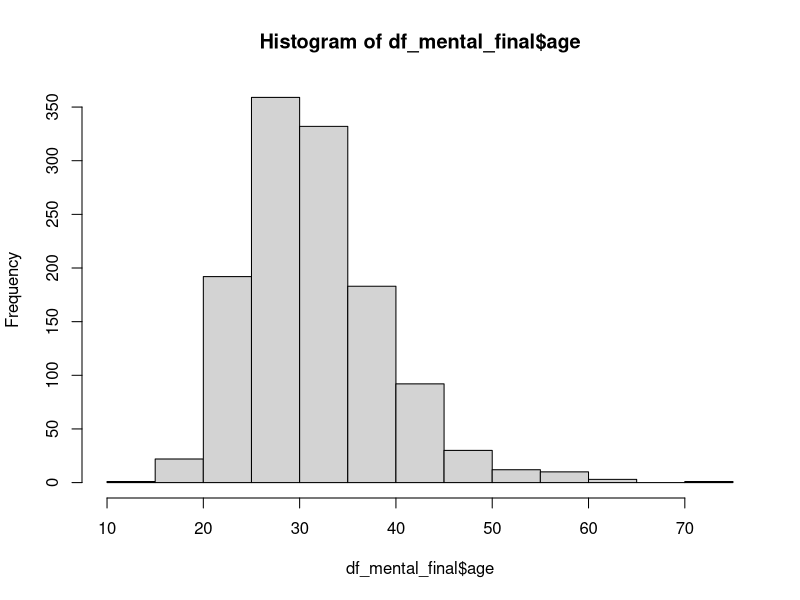
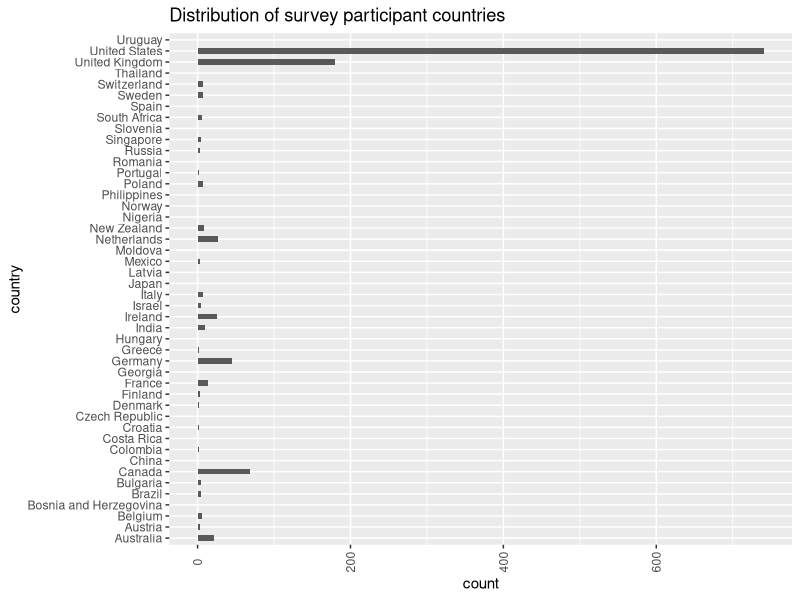
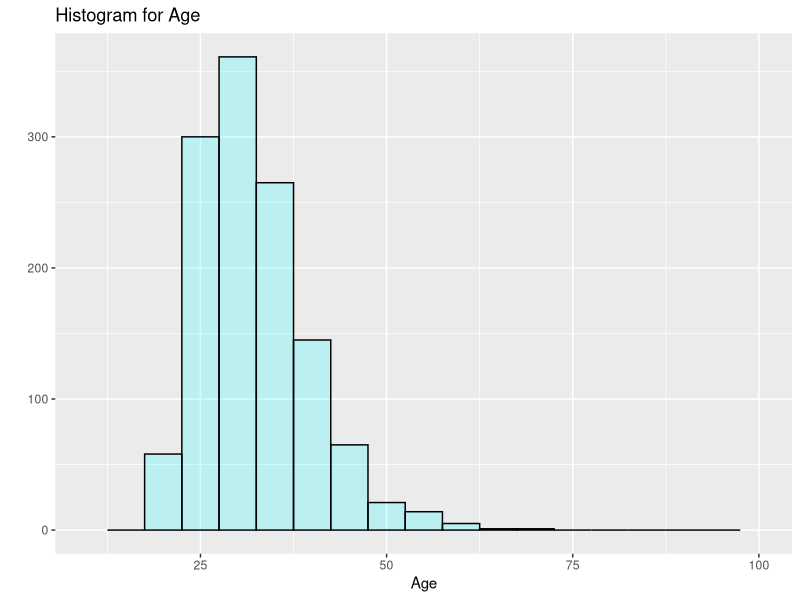

Source code (R) for these figures, in order:
## ---- chunk 1
knitr::opts_chunk$set(echo = TRUE)
## ---- chunk 2
library(readxl)
library(tidyverse)
library(dplyr)
library(tidyr)
library(stringr)
library(ggplot2)
## ---- chunk 3
#Loading individual datasheets

df_mental_datasheet_1 <- read_excel("survey.xlsx", sheet = "Sheet1", 
                              col_types = c("date", "numeric", "text", 
                                            "text", "text", "text", "text", "text", 
                                            "text", "text", "text", "text", "text", 
                                            "text", "text", "text", "text", "text", 
                                            "text", "text", "text", "text", "text", 
                                            "text", "text", "text", "text"))

df_mental_datasheet_2 <- read_excel("survey.xlsx", sheet = "Sheet 2", 
                              col_types = c("date", "numeric", "text", 
                                            "text", "text", "text", "text", "text", 
                                            "text", "text", "text", "text", "text", 
                                            "text", "text", "text", "text", "text", 
                                            "text", "text", "text", "text", "text", 
                                            "text", "text", "text", "text"))

#Adding two datasheet into one

df_mental <- merge(df_mental_datasheet_1, df_mental_datasheet_2, all.x= TRUE, all.y = TRUE) 

## ---- chunk 4
#Observing combined Mental Heath data
view(df_mental)
## ---- chunk 5
#Handling missing values

df_mental$Timestamp <- as.character(df_mental$Timestamp) 
df_mental$Timestamp[is.na(df_mental$Timestamp)] <- " "
## ---- chunk 6
#Finding and removing missing values

df_mental_final <- df_mental %>% drop_na()
## ---- chunk 7
#Converting the columns names format into lowercase

names(df_mental_final)[1]<-"timestamp"
names(df_mental_final)[2]<-"age"
names(df_mental_final)[3]<-"gender"
names(df_mental_final)[4]<-"country"
## ---- chunk 8
#Plotting histogram of Age distribution of ages between 10 and 75

df_mental_final <- 
  df_mental_final[-c(which(df_mental_final$age > 75 | df_mental_final$age < 10)), ]

summary(df_mental_final$age)
hist(df_mental_final$age)
## ---- chunk 9
#Fixing Gender Data by converting all into Male, Female and Others

df_mental_final$gender <- tolower(df_mental_final$gender)
col_gender <- as.vector(df_mental_final$gender)

Female <- 
  c('female', 'cis female', 'f', 'woman', 'femake', 'female ', 'cis-female/femme', 'female (cis)', 'femail')

Male <-  
  c('m', 'male', 'male-ish', 'maile', 'cis male', 'mal', 'male (cis)', 'make', 'male ', 'man', 'msle', 'mail', 'malr', 'cis man','Mle') 

Others <- 
  c('queer/she/they', 'non-binary', 'nah', 'enby', 'fluid', 'genderqueer', 'androgyne', 'agender', 'guy (-ish) ^_^', 'male leaning androgynous', 'neuter', 'queer', 'ostensibly male, unsure what that really means','a little about you','p','all', 'trans-female', 'trans woman', 'female (trans)','something kinda male?', '1','2')

col_gender <- sapply(as.vector(col_gender), function(x) if(x %in% Male) "Male" else x)
col_gender <- sapply(as.vector(col_gender), function(x) if(x %in% Female) "Female" else x)
col_gender <- sapply(as.vector(col_gender), function(x) if(x %in% Others) "Others" else x)

df_mental_final$gender <- col_gender
## ---- chunk 10
#Removing Timestamp

df_mental_final <- df_mental_final[,-1]
## ---- chunk 11
#Replacing country data "US" with "United States"

df_mental_final$country[df_mental_final$country=="US"]<-"United States"
## ---- chunk 12
#Finding incorrect values of number of employees
unique(df_mental_final$no_employees)
table(df_mental_final$no_employees)
## ---- chunk 13
#Converting treatment into Yes, No and NA

table(df_mental_final$treatment)

df_mental_final$treatment[df_mental_final$treatment=="N"]<-"No"
df_mental_final$treatment[df_mental_final$treatment=="-"]<-"NA"
df_mental_final$treatment[df_mental_final$treatment=="Y"]<-"Yes"
## ---- chunk 14
#Replacing work_interfere data to 0 to Never

table(df_mental_final$work_interfere)

df_mental_final$work_interfere[df_mental_final$work_interfere=="0"]<-"Never"
## ---- chunk 15
#Fixing and converting "-" to No

table(df_mental_final$remote_work)

df_mental_final$remote_work[df_mental_final$remote_work=="-"]<-"No"
## ---- chunk 16
#Converting phys_health_consequence data to No from N and 2

table(df_mental_final$phys_health_consequence)

df_mental_final$phys_health_consequence[df_mental_final$phys_health_consequence=="N"]<-"No"
df_mental_final$phys_health_consequence[df_mental_final$phys_health_consequence=="2"]<-"No"
## ---- chunk 17
#Barplot of surveying contries

data_country <- ggplot(df_mental_final, aes(country))
data_country + geom_bar(width = 0.5) + 
  coord_flip() +
  theme(axis.text.x = element_text(angle=90, hjust=0.5, vjust=0.5)) +
  labs(title="Distribution of survey participant countries")
## ---- chunk 18
#Histogram plot of Age distribution

qplot(df_mental_final$age,
      geom="histogram",
      binwidth = 5,  
      main = "Histogram for Age", 
      xlab = "Age",  
      fill=I("cyan"), 
      col=I("black"), 
      alpha=I(.2),
      xlim=c(10,100))
## ---- chunk 19
#Saving the processed data into cleaned_mental_dataset.csv

write.csv(df_mental_final, "cleaned_mental_dataset.csv")

